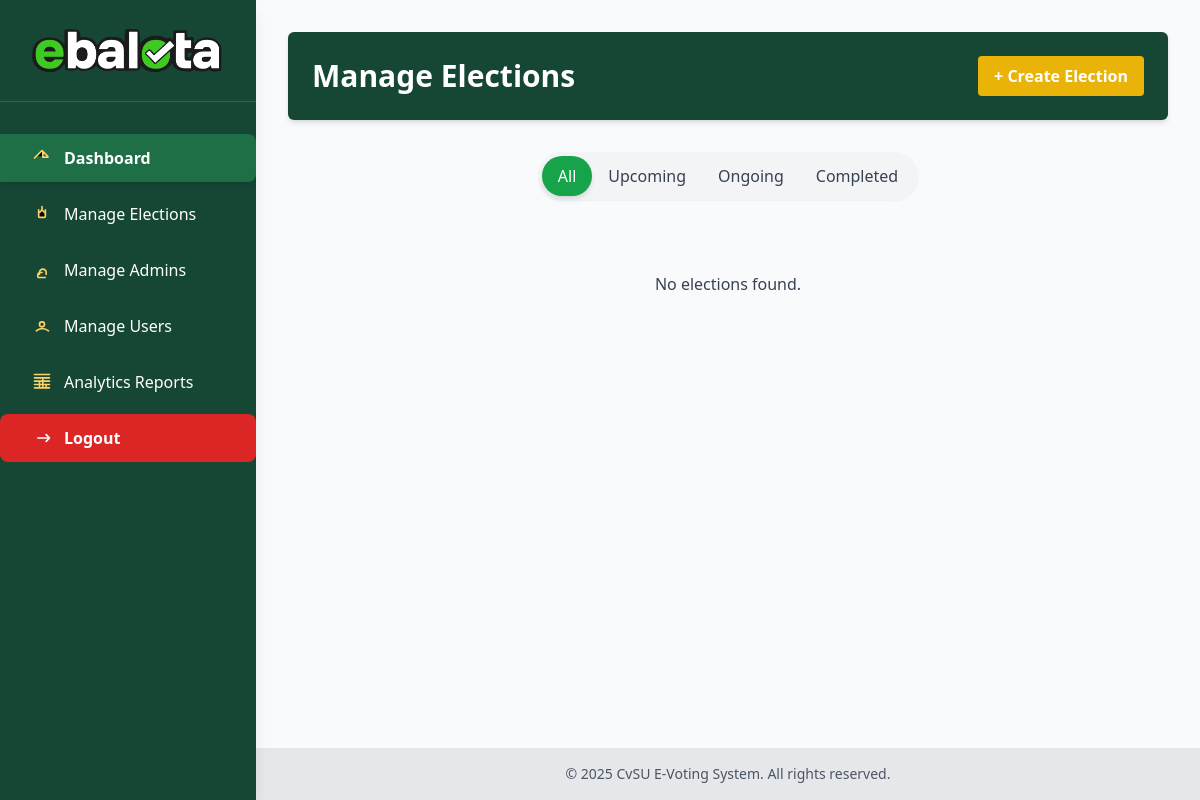
The app's page /manage_elections.php, older data.
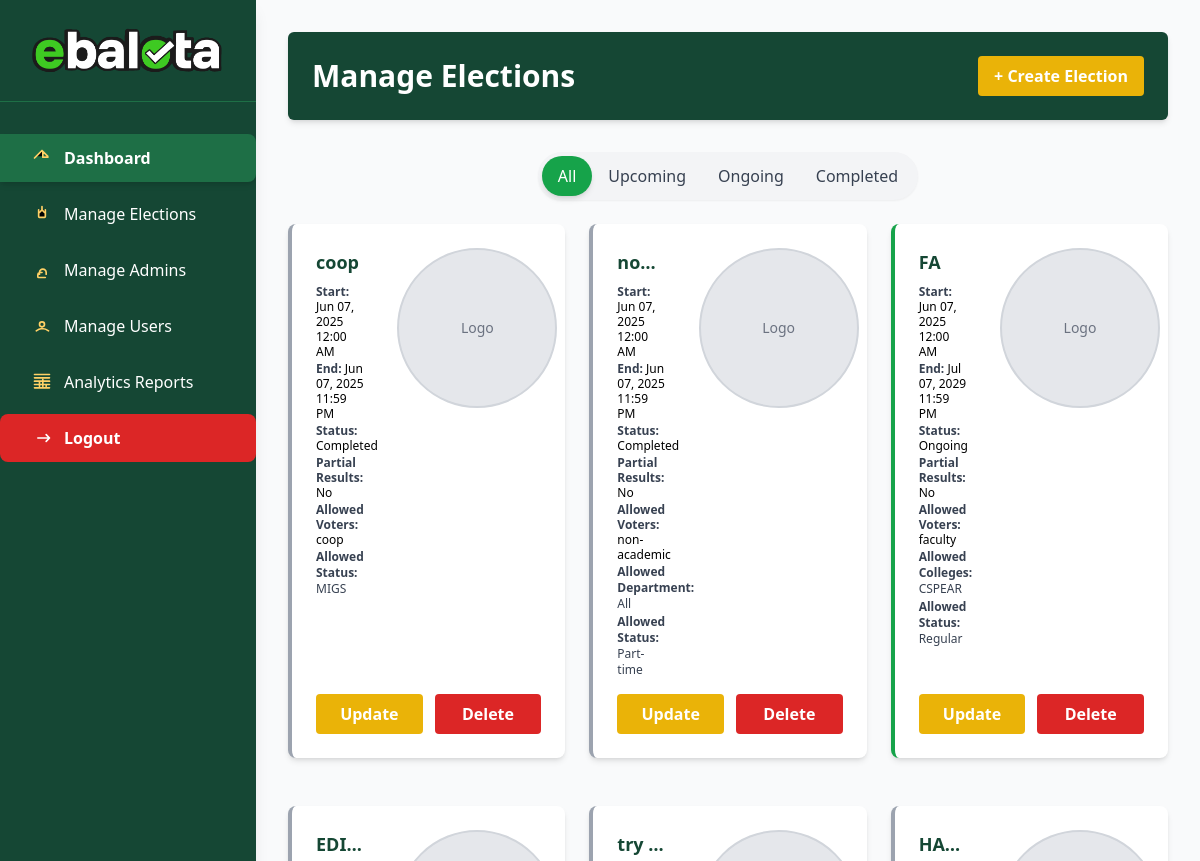
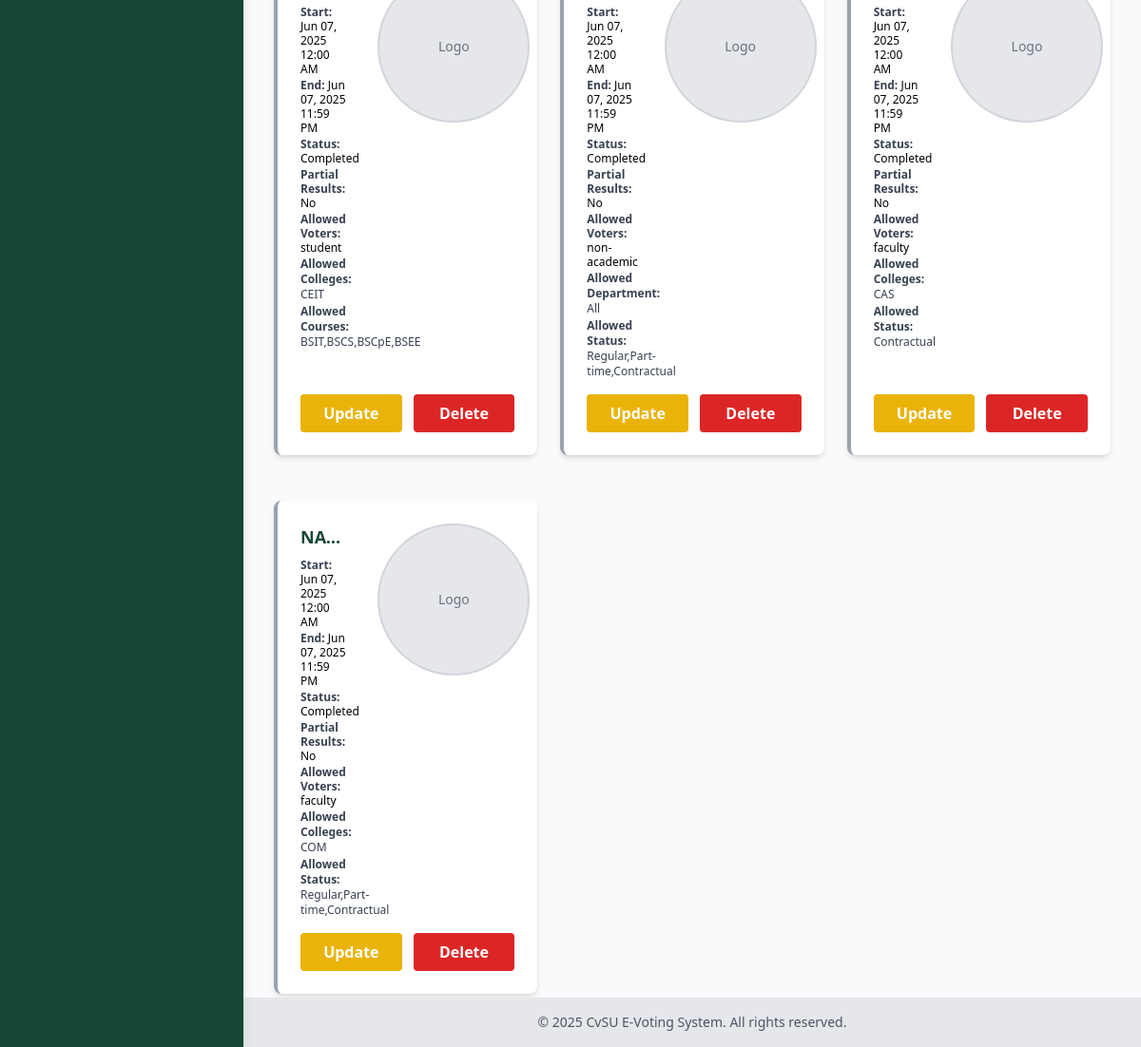
The same page, newer data (2 pictures, top to bottom).
### tables this page shows
CREATE TABLE `elections` (
  `election_id` int(11) NOT NULL,
  `title` varchar(255) NOT NULL,
  `description` text DEFAULT NULL,
  `start_datetime` datetime NOT NULL,
  `end_datetime` datetime NOT NULL,
  `status` enum('upcoming','ongoing','completed') DEFAULT 'upcoming',
  `created_at` timestamp NOT NULL DEFAULT current_timestamp(),
  `target_department` varchar(100) NOT NULL DEFAULT 'All',
  `target_position` enum('student','faculty','non-academic','coop','All') NOT NULL DEFAULT 'All',
  `realtime_results` tinyint(1) NOT NULL DEFAULT 0,
  `allowed_colleges` varchar(255) NOT NULL DEFAULT 'All',
  `allowed_courses` text DEFAULT '',
  `allowed_status` text DEFAULT NULL,
  `allowed_departments` varchar(255) DEFAULT NULL
);

### manage_elections.php (the view, shortened to what the changed rows need)
<?php
$host = 'localhost';
$db   = 'evoting_system';
$user = 'root';
$pass = '';
$charset = 'utf8mb4';
$dsn = "mysql:host=$host;dbname=$db;charset=$charset";
$options = [
    PDO::ATTR_ERRMODE => PDO::ERRMODE_EXCEPTION,
    PDO::ATTR_DEFAULT_FETCH_MODE => PDO::FETCH_ASSOC,
];
try {
    $pdo = new PDO($dsn, $user, $pass, $options);
} catch (\PDOException $e) {
    die("Database connection failed: " . $e->getMessage());
}
$now = date('Y-m-d H:i:s');
$pdo->query("UPDATE elections SET status = 'completed' WHERE end_datetime < '$now'");
$pdo->query("UPDATE elections SET status = 'ongoing' WHERE start_datetime <= '$now' AND end_datetime >= '$now'");
$pdo->query("UPDATE elections SET status = 'upcoming' WHERE start_datetime > '$now'");
$filter_status = $_GET['status'] ?? 'all';
if ($filter_status === 'all') {
    $stmt = $pdo->query("SELECT * FROM elections ORDER BY start_datetime DESC");
} else {
    $stmt = $pdo->prepare("SELECT * FROM elections WHERE status = :status ORDER BY start_datetime DESC");
    $stmt->execute(['status' => $filter_status]);
}
$elections = $stmt->fetchAll();
?>
<!DOCTYPE html>
<html lang="en">
<head>
  <script src="https://cdn.tailwindcss.com"></script>
</head>
<body class="bg-gray-50 font-sans min-h-screen flex">
<main class="flex-1 p-8 ml-64">
  <header class="bg-[var(--cvsu-green-dark)] text-white p-6 flex justify-between items-center shadow-md rounded-md mb-8">
    <h1 class="text-3xl font-extrabold">Manage Elections</h1>
  </header>
  <div class="flex justify-center mb-6">
    <div class="inline-flex bg-gray-100 rounded-full shadow-sm p-1">
      <?php
        $statuses = ['all' => 'All', 'upcoming' => 'Upcoming', 'ongoing' => 'Ongoing', 'completed' => 'Completed'];
        foreach ($statuses as $key => $label):
          $isActive = ($filter_status === $key);
          $btnClass = $isActive
            ? 'bg-green-600 text-white shadow-md'
            : 'bg-transparent text-gray-700 hover:bg-green-100';
      ?>
        <a href="?status=<?= $key ?>"
           class="px-4 py-2 rounded-full font-medium transition-colors duration-200 <?= $btnClass ?>">
           <?= $label ?>
        </a>
      <?php endforeach; ?>
    </div>
  </div>
  <section class="grid gap-6 grid-cols-1 sm:grid-cols-2 lg:grid-cols-3">
    <?php if (count($elections) === 0): ?>
      <p class="text-gray-700 col-span-full text-center mt-12">No elections found.</p>
    <?php else: ?>
      <?php foreach ($elections as $election): ?>
        <?php
          $start = $election['start_datetime'];
          $end = $election['end_datetime'];
          $status = ($now < $start) ? 'upcoming' : (($now >= $start && $now <= $end) ? 'ongoing' : 'completed');
          $allowed_positions = $election['target_position'] ?: 'All';
        ?>
        <div class="bg-white rounded-lg shadow-md p-6 mb-6 border-l-4 <?= $status === 'ongoing' ? 'border-green-600' : ($status === 'completed' ? 'border-gray-400' : 'border-yellow-400') ?> flex flex-col">
        <div class="flex flex-col lg:flex-row flex-grow">
            <div class="flex-1 pr-4 flex flex-col max-w-[calc(100%-10rem)]">
              <h2 class="text-lg font-bold text-[var(--cvsu-green-dark)] mb-2 truncate"><?= htmlspecialchars($election['title']) ?></h2>
              <div class="space-y-0.5 text-xs leading-tight">
              <p><strong class="text-gray-700">Start:</strong> <?= date('M d, Y h:i A', strtotime($election['start_datetime'])) ?></p>
                <p><strong class="text-gray-700">End:</strong> <?= date('M d, Y h:i A', strtotime($election['end_datetime'])) ?></p>
                <p><strong class="text-gray-700">Status:</strong> <?= ucfirst($status) ?></p>
                <p><strong class="text-gray-700">Partial Results:</strong> <?= $election['realtime_results'] ? 'Yes' : 'No' ?></p>
                <p><strong class="text-gray-700">Allowed Voters:</strong> <?= htmlspecialchars($allowed_positions) ?></p>
    <?php
    $positions = explode(',', $election['target_position']);
    if (in_array('non-academic', $positions)) {
        echo '<p class="text-xs text-gray-700"><strong>Allowed Department:</strong> ' . htmlspecialchars($election['allowed_departments'] ?: 'All') . '</p>';
    } elseif (in_array('faculty', $positions) || in_array('student', $positions)) {
        echo '<p class="text-xs text-gray-700"><strong>Allowed Colleges:</strong> ' . htmlspecialchars($election['allowed_colleges'] ?: 'All') . '</p>';
    }
    ?>
    <?php if (strpos($election['target_position'], 'student') !== false): ?>
        <p class="text-xs text-gray-700"><strong>Allowed Courses:</strong>
            <?= !empty($election['allowed_courses']) ? htmlspecialchars($election['allowed_courses']) : 'All' ?>
        </p>
    <?php endif; ?>
    <?php if (strpos($election['target_position'], 'faculty') !== false): ?>
        <p class="text-xs text-gray-700"><strong>Allowed Status:</strong>
            <?= !empty($election['allowed_status']) ? htmlspecialchars($election['allowed_status']) : 'All' ?>
        </p>
    <?php endif; ?>
    <?php if (strpos($election['target_position'], 'coop') !== false): ?>
        <p class="text-xs text-gray-700"><strong>Allowed Status:</strong>
            <?= !empty($election['allowed_status']) ? htmlspecialchars($election['allowed_status']) : 'All' ?>
        </p>
    <?php endif; ?>
    <?php if (strpos($election['target_position'], 'non-academic') !== false): ?>
      <p class="text-xs text-gray-700"><strong>Allowed Status:</strong>
        <?= !empty($election['allowed_status']) ? htmlspecialchars($election['allowed_status']) : 'All' ?>
      </p>
    <?php endif; ?>
            </div>
        </div>
        <div class="w-40 h-40 flex-shrink-0 ml-4">
            <?php if (!empty($election['logo_path'])): ?>
                <div class="w-full h-full rounded-full overflow-hidden border-2 border-gray-200 flex items-center justify-center bg-gray-100">
                    <img src="<?= htmlspecialchars($election['logo_path']) ?>"
                         alt="Election Logo"
                         class="min-w-full min-h-full object-cover">
                </div>
            <?php else: ?>
                <div class="w-full h-full rounded-full bg-gray-200 border-2 border-gray-300 flex items-center justify-center">
                    <span class="text-sm text-gray-500">Logo</span>
                </div>
            <?php endif; ?>
        </div>
    </div>
    <div class="mt-auto pt-4">
        <div class="flex gap-3">
            <button onclick='openUpdateModal(<?= json_encode($election) ?>)'
                    class="flex-1 bg-yellow-500 hover:bg-yellow-600 text-white py-2 rounded font-semibold transition">
                Update
            </button>
            <form action="delete_election.php" method="POST" onsubmit="return confirm('Are you sure?');" class="flex-1">
                <button type="submit" class="w-full bg-red-600 hover:bg-red-700 text-white py-2 rounded font-semibold transition">
                    Delete
                </button>
            </form>
        </div>
    </div>
</div>
      <?php endforeach; ?>
    <?php endif; ?>
  </section>
</main>
</body>
</html>

Row changes from the older to the newer data that the page shows:
added elections: title "coop", start_datetime "Jun 07, 2025 12:00 AM", end_datetime "Jun 07, 2025 11:59 PM", status "Completed", realtime_results "No", target_position "coop", allowed_status "MIGS", shows "Logo"
added elections: title "no…", start_datetime "Jun 07, 2025 12:00 AM", end_datetime "Jun 07, 2025 11:59 PM", status "Completed", realtime_results "No", target_position "non-academic", allowed_departments "All", allowed_status "Part-time", shows "Logo"
added elections: title "FA", start_datetime "Jun 07, 2025 12:00 AM", end_datetime "Jul 07, 2029 11:59 PM", status "Ongoing", realtime_results "No", target_position "faculty", allowed_colleges "CSPEAR", allowed_status "Regular", shows "Logo"
added elections: title "EDI…", start_datetime "Jun 07, 2025 12:00 AM", end_datetime "Jun 07, 2025 11:59 PM", status "Completed", realtime_results "No", target_position "student", allowed_colleges "CEIT", allowed_courses "BSIT,BSCS,BSCpE,BSEE", shows "Logo"
added elections: title "try…", start_datetime "Jun 07, 2025 12:00 AM", end_datetime "Jun 07, 2025 11:59 PM", status "Completed", realtime_results "No", target_position "non-academic", allowed_departments "All", allowed_status "Regular,Part-time,Contractual", shows "Logo"
added elections: title "HA…", start_datetime "Jun 07, 2025 12:00 AM", end_datetime "Jun 07, 2025 11:59 PM", status "Completed", realtime_results "No", target_position "faculty", allowed_colleges "CAS", allowed_status "Contractual", shows "Logo"
added elections: title "NA…", start_datetime "Jun 07, 2025 12:00 AM", end_datetime "Jun 07, 2025 11:59 PM", status "Completed", realtime_results "No", target_position "faculty", allowed_colleges "COM", allowed_status "Regular,Part-time,Contractual", shows "Logo"
Text that changed along with them:
text no longer shown: "No elections found."
